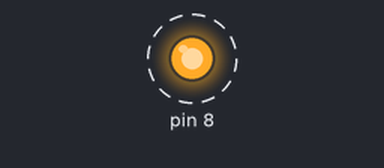
The sketch below on a simulated Arduino Uno, built with avr-gcc and run on an emulated ATmega328P. On the bench: output pins drawn as LEDs (lit = HIGH). Dashed ring = blinking.

Above: at 0.2 s.
Timing chart, 0 to 3.0 s (numbered marks = the images above):
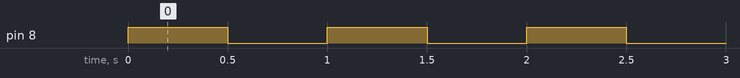

The sketch:

demoapp.ino
```cpp
// simple demo app to blink PB0
void setup()
{
  DDRB |= 1;
}

void loop()
{
  PINB = 1; // toggle PB0
  delay(500);
}
```

Measured:
- by itself, pin 8: alternates HIGH for 0.50 s and LOW for 0.50 s
